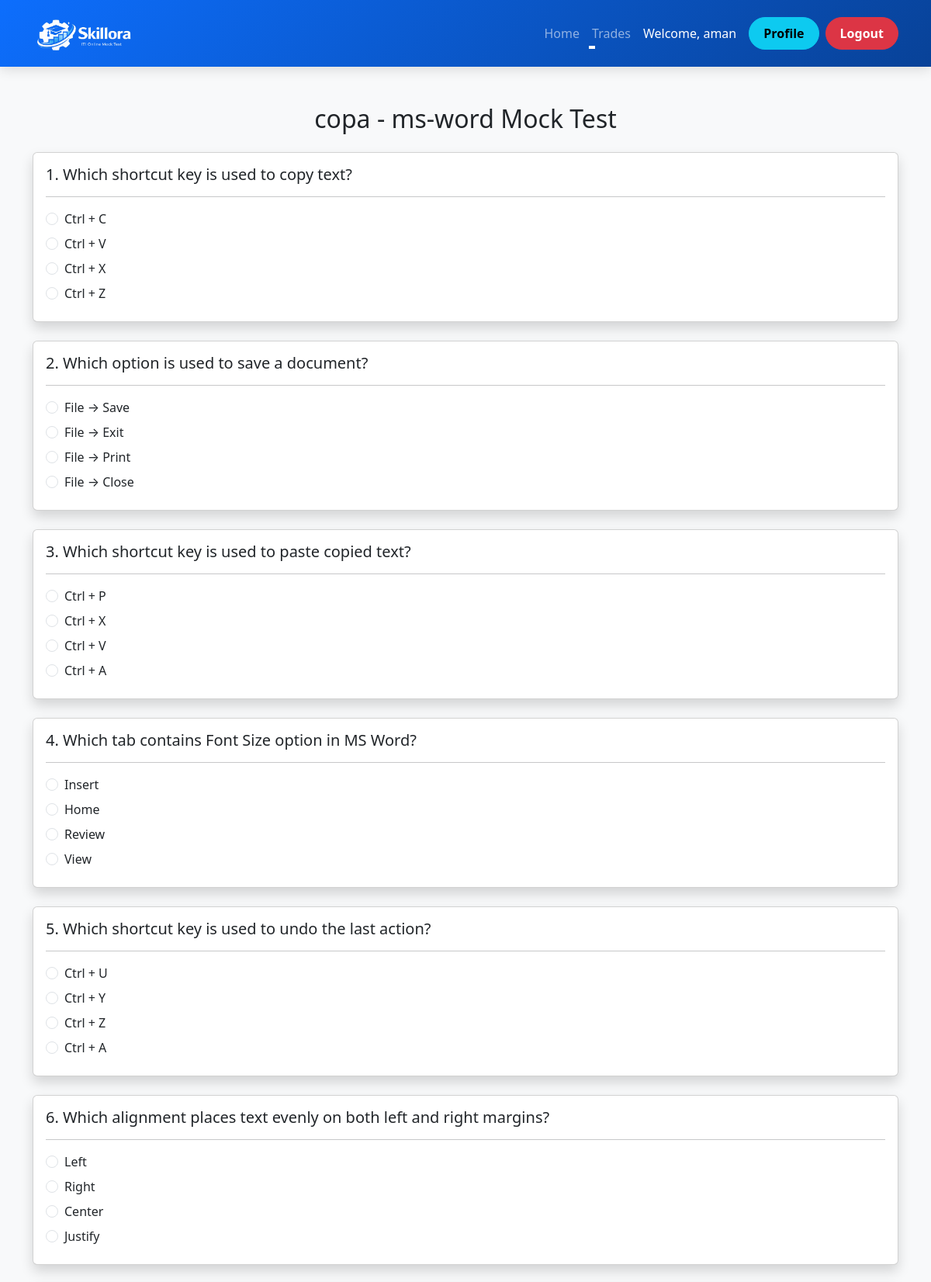
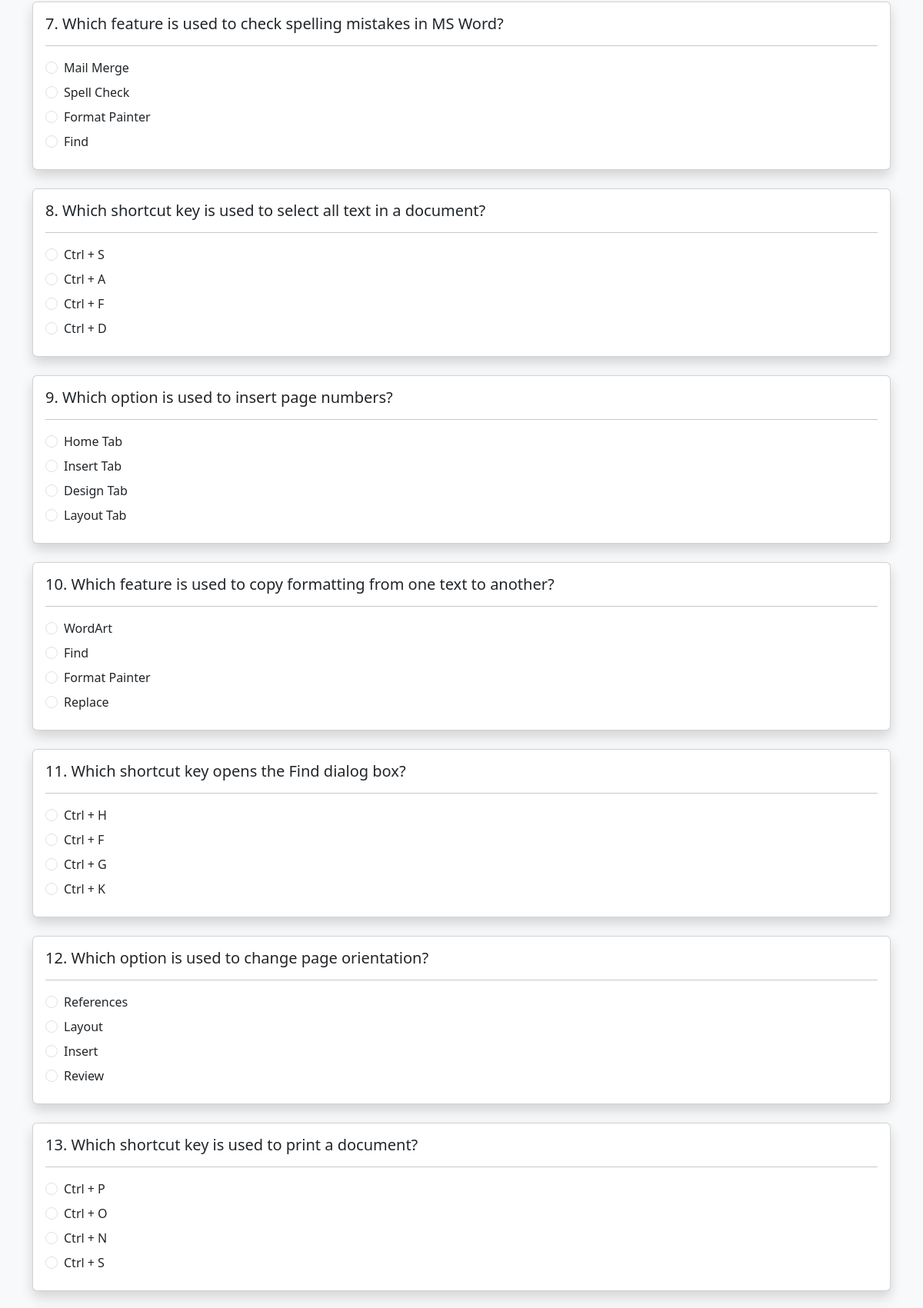
/copa/ms-word/ (signed in, upper part), run on the app's committed database (2 pictures, top to bottom).
### myapp/models.py (models this page shows, shortened)
class Question(models.Model):
    trade = models.CharField(max_length=100)
    chapter = models.CharField(max_length=100)
    question = models.TextField()
    option1 = models.CharField(max_length=200)
    option2 = models.CharField(max_length=200)
    option3 = models.CharField(max_length=200)
    option4 = models.CharField(max_length=200)
    answer = models.CharField(max_length=200)

### myapp/views.py (the view, shortened to what this page needs)
# urls.py: path('<str:trade>/<str:chapter>/', views.trade_test,name='trade_test'
def trade_test(request, trade, chapter):
    questions = Question.objects.filter(
        trade=trade,
        chapter=chapter
    )[:20]
    score = None
    correct = 0
    incorrect = 0
    skipped = 0
    percentage = 0
    pass_status = False
    question_results = []
    return render(request, 'test.html', {
        'questions': questions,
        'score': score,
        'correct': correct,
        'incorrect': incorrect,
        'skipped': skipped,
        'question_results': question_results,
        'percentage': percentage,
        'pass_status': pass_status,
        'trade': trade,
        'chapter': chapter
    })

### templates/test.html (shortened to what this page needs)
{% extends 'base.html' %}
{% block content %}
{% if score is None %}
<div class="container mt-5">
    <h2 class="text-center mb-4">
        {{ trade }} - {{ chapter }} Mock Test
    </h2>
    <form method="POST">
        {% for q in questions %}
        <div class="card mb-4 shadow">
            <div class="card-body">
                <h5>
                    {{ forloop.counter }}.
                    {{ q.question }}
                </h5>
                <hr>
                <div class="form-check mb-2">
                    <input class="form-check-input"
                           type="radio"
                           name="{{ q.id }}"
                           value="{{ q.option1 }}">
                    <label class="form-check-label">
                        {{ q.option1 }}
                    </label>
                </div>
                <div class="form-check mb-2">
                    <input class="form-check-input"
                           type="radio"
                           name="{{ q.id }}"
                           value="{{ q.option2 }}">
                    <label class="form-check-label">
                        {{ q.option2 }}
                    </label>
                </div>
                <div class="form-check mb-2">
                    <input class="form-check-input"
                           type="radio"
                           name="{{ q.id }}"
                           value="{{ q.option3 }}">
                    <label class="form-check-label">
                        {{ q.option3 }}
                    </label>
                </div>
                <div class="form-check mb-2">
                    <input class="form-check-input"
                           type="radio"
                           name="{{ q.id }}"
                           value="{{ q.option4 }}">
                    <label class="form-check-label">
                        {{ q.option4 }}
                    </label>
                </div>
            </div>
        </div>
        {% endfor %}
    </form>
</div>
{% endif %}
{% endblock %}

### templates/base.html (shortened to what this page needs)
{% load static %}
<!DOCTYPE html>
<html lang="en">
<head>
    <link href="https://cdn.jsdelivr.net/npm/bootstrap@5.3.0/dist/css/bootstrap.min.css" rel="stylesheet">
    <link rel="stylesheet" href="https://cdn.jsdelivr.net/npm/bootstrap-icons@1.11.3/font/bootstrap-icons.min.css">
</head>
<body>
<nav class="navbar navbar-expand-lg navbar-dark bg-primary">
  <div class="container">
    <a class="navbar-brand fw-bold d-flex align-items-center" href="/">
    <img src="{% static 'images/logo.png' %}" alt="Skillora Logo">
</a>
    <div class="collapse navbar-collapse" id="navmenu">
      <ul class="navbar-nav ms-auto align-items-lg-center text-center">
        <li class="nav-item">
          <a class="nav-link" href="/">Home</a>
        </li>
        <li class="nav-item dropdown">
          <a class="nav-link dropdown-toggle" href="#" data-bs-toggle="dropdown">
            Trades
          </a>
        </li>
        {% if user.is_authenticated %}
        <li class="nav-item mt-2 mt-lg-0">
          <span class="nav-link text-white">
            Welcome, {{ user.username }}
          </span>
        </li>
        <li class="nav-item">
          <a href="/profile/" class="btn btn-info nav-btn mx-lg-2">Profile</a>
        </li>
        <li class="nav-item">
          <a href="/logout/" class="btn btn-danger nav-btn">Logout</a>
        </li>
        {% endif %}
      </ul>
    </div>
  </div>
</nav>
{% block content %}
{% endblock %}
</body>
</html>

### templates/base.html (style rules this page uses)
:root { --primary:#0d6efd; --dark:#084298; }
body { background:#f8f9fa; min-height:100vh; }
.navbar { background:linear-gradient(135deg,#0d6efd,#084298) !important; position:sticky; top:0; z-index:999; box-shadow:0 4px 15px rgba(0,0,0,0.12); }
.navbar-brand img { max-height:60px; width:auto; transition:0.3s; }
.nav-link { font-weight:500; position:relative; transition:0.3s; }
.nav-link::after { content:''; position:absolute; left:0; bottom:0; width:0; height:2px; background:#fff; transition:0.3s; }
.nav-btn { border-radius:30px; font-weight:600; padding:8px 18px; transition:0.3s; }
.container { animation:fadeIn .4s ease; }

### data on the page
Question: question "Which shortcut key is used to copy text?", option1 "Ctrl + C", option2 "Ctrl + V", option3 "Ctrl + X", option4 "Ctrl + Z"
Question: question "Which option is used to save a document?", option1 "File → Save", option2 "File → Exit", option3 "File → Print", option4 "File → Close"
Question: question "Which shortcut key is used to paste copied text?", option1 "Ctrl + P", option2 "Ctrl + X", option3 "Ctrl + V", option4 "Ctrl + A"
Question: question "Which tab contains Font Size option in MS Word?", option1 "Insert", option2 "Home", option3 "Review", option4 "View"
Question: question "Which shortcut key is used to undo the last action?", option1 "Ctrl + U", option2 "Ctrl + Y", option3 "Ctrl + Z", option4 "Ctrl + A"
Question: question "Which alignment places text evenly on both left and right margins?", option1 "Left", option2 "Right", option3 "Center", option4 "Justify"
Question: question "Which feature is used to check spelling mistakes in MS Word?", option1 "Mail Merge", option2 "Spell Check", option3 "Format Painter", option4 "Find"
Question: question "Which shortcut key is used to select all text in a document?", option1 "Ctrl + S", option2 "Ctrl + A", option3 "Ctrl + F", option4 "Ctrl + D"
Question: question "Which option is used to insert page numbers?", option1 "Home Tab", option2 "Insert Tab", option3 "Design Tab", option4 "Layout Tab"
Question: question "Which feature is used to copy formatting from one text to another?", option1 "WordArt", option2 "Find", option3 "Format Painter", option4 "Replace"
Question: question "Which shortcut key opens the Find dialog box?", option1 "Ctrl + H", option2 "Ctrl + F", option3 "Ctrl + G", option4 "Ctrl + K"
Question: question "Which option is used to change page orientation?", option1 "References", option2 "Layout", option3 "Insert", option4 "Review"
Question: question "Which shortcut key is used to print a document?", option1 "Ctrl + P", option2 "Ctrl + O", option3 "Ctrl + N", option4 "Ctrl + S"

### other printed values
{{ user.username }} "aman"
{{ trade }} "copa"
{{ chapter }} "ms-word"
